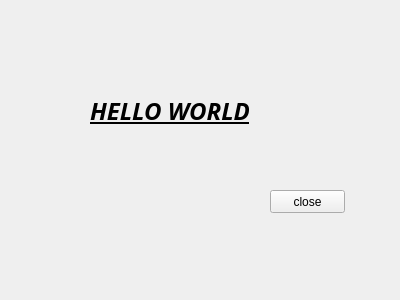
<?xml version="1.0" encoding="UTF-8"?>
<ui version="4.0">
 <class>Widget</class>
 <widget class="QWidget" name="Widget">
  <property name="geometry">
   <rect>
    <x>0</x>
    <y>0</y>
    <width>400</width>
    <height>300</height>
   </rect>
  </property>
  <property name="windowTitle">
   <string>Widget</string>
  </property>
  <widget class="QLabel" name="LableDemo">
   <property name="geometry">
    <rect>
     <x>90</x>
     <y>90</y>
     <width>201</width>
     <height>41</height>
    </rect>
   </property>
   <property name="font">
    <font>
     <family>Microsoft YaHei</family>
     <pointsize>18</pointsize>
     <weight>75</weight>
     <italic>true</italic>
     <bold>true</bold>
     <underline>true</underline>
    </font>
   </property>
   <property name="text">
    <string>HELLO WORLD</string>
   </property>
  </widget>
  <widget class="QPushButton" name="CloseButton">
   <property name="geometry">
    <rect>
     <x>270</x>
     <y>190</y>
     <width>75</width>
     <height>23</height>
    </rect>
   </property>
   <property name="text">
    <string>close</string>
   </property>
  </widget>
 </widget>
 <layoutdefault spacing="6" margin="11"/>
 <resources/>
 <connections>
  <connection>
   <sender>CloseButton</sender>
   <signal>clicked()</signal>
   <receiver>Widget</receiver>
   <slot>close()</slot>
   <hints>
    <hint type="sourcelabel">
     <x>357</x>
     <y>281</y>
    </hint>
    <hint type="destinationlabel">
     <x>199</x>
     <y>149</y>
    </hint>
   </hints>
  </connection>
 </connections>
</ui>
